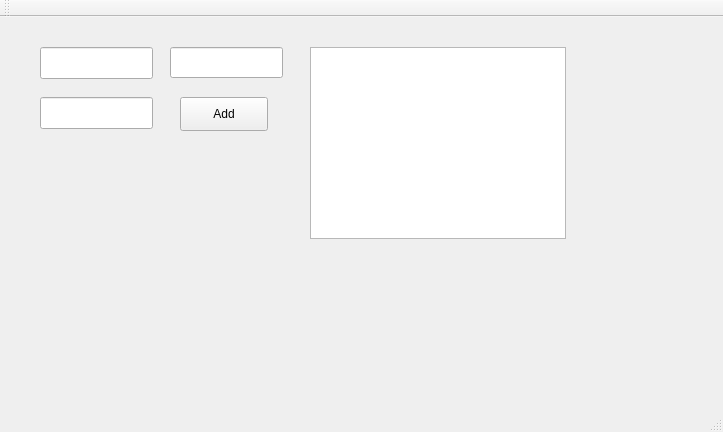
<?xml version="1.0" encoding="UTF-8"?>
<ui version="4.0">
 <class>JsonApp</class>
 <widget class="QMainWindow" name="JsonApp">
  <property name="geometry">
   <rect>
    <x>0</x>
    <y>0</y>
    <width>723</width>
    <height>432</height>
   </rect>
  </property>
  <property name="windowTitle">
   <string>JsonApp</string>
  </property>
  <widget class="QWidget" name="centralWidget">
   <widget class="QLineEdit" name="ipValue">
    <property name="geometry">
     <rect>
      <x>40</x>
      <y>30</y>
      <width>113</width>
      <height>32</height>
     </rect>
    </property>
   </widget>
   <widget class="QLineEdit" name="portValue">
    <property name="geometry">
     <rect>
      <x>170</x>
      <y>30</y>
      <width>113</width>
      <height>31</height>
     </rect>
    </property>
   </widget>
   <widget class="QListWidget" name="servers">
    <property name="geometry">
     <rect>
      <x>310</x>
      <y>30</y>
      <width>256</width>
      <height>192</height>
     </rect>
    </property>
   </widget>
   <widget class="QLineEdit" name="name">
    <property name="geometry">
     <rect>
      <x>40</x>
      <y>80</y>
      <width>113</width>
      <height>32</height>
     </rect>
    </property>
   </widget>
   <widget class="QPushButton" name="addButton">
    <property name="geometry">
     <rect>
      <x>180</x>
      <y>80</y>
      <width>88</width>
      <height>34</height>
     </rect>
    </property>
    <property name="text">
     <string>Add</string>
    </property>
   </widget>
  </widget>
  <widget class="QMenuBar" name="menuBar">
   <property name="geometry">
    <rect>
     <x>0</x>
     <y>0</y>
     <width>723</width>
     <height>30</height>
    </rect>
   </property>
  </widget>
  <widget class="QToolBar" name="mainToolBar">
   <attribute name="toolBarArea">
    <enum>TopToolBarArea</enum>
   </attribute>
   <attribute name="toolBarBreak">
    <bool>false</bool>
   </attribute>
  </widget>
  <widget class="QStatusBar" name="statusBar"/>
 </widget>
 <layoutdefault spacing="6" margin="11"/>
 <resources/>
 <connections/>
</ui>
